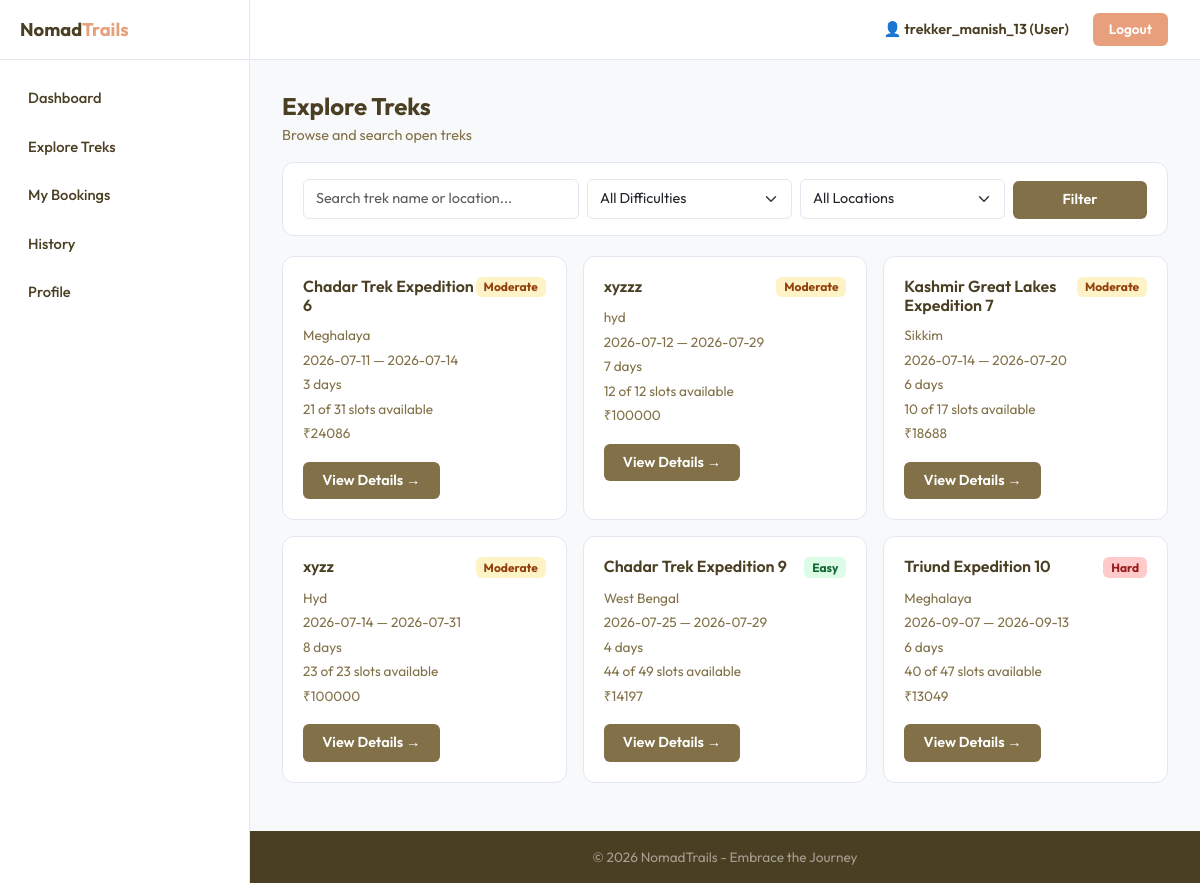
The page /treks (signed in) on the database its author committed.
### models.py (models this page shows, shortened)
class User(UserMixin, db.Model):
    __tablename__ = "users"
    id = db.Column(db.Integer, primary_key=True)
    username = db.Column(db.String(80), unique=True, nullable=False)
    email = db.Column(db.String(120), unique=True, nullable=False)
    password = db.Column(db.String(256), nullable=False)
    full_name = db.Column(db.String(120), nullable=False)
    phone = db.Column(db.String(20), default="")
    role = db.Column(db.String(10), nullable=False, default="user")  # admin, staff, user
    status = db.Column(db.String(15), nullable=False, default="active")  # active, blacklisted
    bio = db.Column(db.Text, default="")
    created_at = db.Column(db.DateTime, default=datetime.utcnow)
    bookings = db.relationship("Booking", backref="user", lazy=True)
    assigned_treks = db.relationship("Trek", backref="staff", lazy=True, foreign_keys="Trek.assigned_staff_id")

class Trek(db.Model):
    __tablename__ = "treks"
    id = db.Column(db.Integer, primary_key=True)
    name = db.Column(db.String(150), nullable=False)
    location = db.Column(db.String(150), nullable=False)
    difficulty = db.Column(db.String(10), nullable=False)  # Easy, Moderate, Hard
    duration_days = db.Column(db.Integer, nullable=False)
    total_slots = db.Column(db.Integer, nullable=False)
    available_slots = db.Column(db.Integer, nullable=False)
    assigned_staff_id = db.Column(db.Integer, db.ForeignKey("users.id"), nullable=True)
    status = db.Column(db.String(15), nullable=False, default="Pending")  # Pending, Approved, Open, Closed, Completed
    start_date = db.Column(db.String(20), nullable=True)
    end_date = db.Column(db.String(20), nullable=True)
    description = db.Column(db.Text, default="")
    price = db.Column(db.Float, default=0)
    altitude = db.Column(db.String(50), default="")
    created_at = db.Column(db.DateTime, default=datetime.utcnow)
    bookings = db.relationship("Booking", backref="trek", lazy=True)

### routes/user.py (the view)
@user_controller.route("/treks")
def user_treks():
    if "user_id" not in session:
        flash("Please log in first.", "warning")
        return redirect(get_url("auth.index"))
    if session.get("role") != "user":
        flash("Access denied.", "danger")
        return redirect(get_url("auth.index"))
    query = db.session.query(Trek).filter(Trek.status.in_(["Open", "Approved"]))
    diff = request.args.get("difficulty", "")
    loc = request.args.get("location", "").strip()
    search = request.args.get("search", "").strip()
    if diff:
        query = query.filter_by(difficulty=diff)
    if loc:
        query = query.filter(Trek.location.ilike(f"%{loc}%"))
    if search:
        query = query.filter(db.or_(Trek.name.ilike(f"%{search}%"), Trek.location.ilike(f"%{search}%")))
    treks = query.order_by(Trek.start_date).all()
    locations = db.session.query(Trek.location).filter(Trek.status.in_(["Open", "Approved"])).distinct().order_by(Trek.location).all()
    return render("user/treks.html", treks=treks, locations=[l[0] for l in locations],
                           filters={"difficulty": diff, "location": loc, "search": search})

### app.py (called while the page is built)
@app.before_request
def before_request():
    g.user = None
    if "user_id" in session:
        g.user = db.session.query(User).get(session["user_id"])

### templates/user/treks.html (shortened to what this page needs)
{% extends "base.html" %}
{% block content %}
<div class="section-title-box">
  <h2>Explore Treks</h2>
  <p>Browse and search open treks</p>
</div>
<div class="search-bar">
  <form method="GET" action="{{ url_for('user.user_treks') }}">
    <div class="row g-2 align-items-end">
      <div class="col-md-4">
        <input type="text" class="form-control" name="search" value="{{ filters.search }}" placeholder="Search trek name or location...">
      </div>
      <div class="col-md-3">
        <select class="form-select" name="difficulty">
          <option value="">All Difficulties</option>
        </select>
      </div>
      <div class="col-md-3">
        <select class="form-select" name="location">
          <option value="">All Locations</option>
        </select>
      </div>
      <div class="col-md-2">
        <button type="submit" class="btn btn-primary-custom w-100">Filter</button>
      </div>
    </div>
  </form>
</div>
<div class="row g-3">
{% for t in treks %}
  <div class="col-md-6 col-lg-4">
    <div class="trek-card">
      <div class="d-flex justify-content-between align-items-start mb-2">
        <h6 class="trek-title mb-0">{{ t.name }}</h6>
        <span class="badge badge-{{ t.difficulty|lower }}">{{ t.difficulty }}</span>
      </div>
      <div class="trek-meta">
        <div>{{ t.location }}</div>
        <div>{{ t.start_date or 'TBD' }} — {{ t.end_date or 'TBD' }}</div>
        <div>{{ t.duration_days }} days</div>
        <div>{{ t.available_slots }} of {{ t.total_slots }} slots available</div>
        {% if t.price %}<div>₹{{ "%.0f"|format(t.price) }}</div>{% endif %}
      </div>
      <div class="mt-3">
        <a href="{{ url_for('user.user_trek_detail', tid=t.id) }}" class="btn btn-sm btn-primary-custom">View Details →</a>
      </div>
    </div>
  </div>
{% else %}
  <div class="col-12 empty-state">
    <h5>No treks found</h5>
    <p>Try adjusting your filters.</p>
  </div>
{% endfor %}
</div>
{% endblock %}

### templates/base.html (shortened to what this page needs)
<!DOCTYPE html>
<html lang="en">
<head>
  <link href="https://cdn.jsdelivr.net/npm/bootstrap@5.3.3/dist/css/bootstrap.min.css" rel="stylesheet">
  <link href="/css/style.css" rel="stylesheet">
</head>
<body>
  {% if session.get('user_id') %}
  <div class="app-layout">
    <nav class="sidebar">
      <div class="sidebar-brand">
        <a href="{{ url_for('auth.index') }}">Nomad<span>Trails</span></a>
      </div>
      <ul class="sidebar-nav">
        {% if session.get('role') == 'admin' %}
        <li><a href="{{ url_for('admin.admin_dashboard') }}">Dashboard</a></li>
        <li><a href="{{ url_for('admin.admin_treks') }}">Treks</a></li>
        <li><a href="{{ url_for('admin.admin_staff') }}">Staff</a></li>
        <li><a href="{{ url_for('admin.admin_users') }}">Users</a></li>
        <li><a href="{{ url_for('admin.admin_bookings') }}">Bookings</a></li>
        {% elif session.get('role') == 'staff' %}
        <li><a href="{{ url_for('staff.staff_dashboard') }}">Dashboard</a></li>
        {% else %}
        <li><a href="{{ url_for('user.user_dashboard') }}">Dashboard</a></li>
        <li><a href="{{ url_for('user.user_treks') }}">Explore Treks</a></li>
        <li><a href="{{ url_for('user.user_bookings') }}">My Bookings</a></li>
        <li><a href="{{ url_for('user.user_history') }}">History</a></li>
        <li><a href="{{ url_for('user.user_profile') }}">Profile</a></li>
        {% endif %}
      </ul>
    </nav>
    <div class="main-content">
      <header class="topbar">
        <span class="topbar-user">&#128100; {{ session.get('username','') }} ({{ session.get('role')|capitalize }})</span>
        <a class="btn-logout-side" href="{{ url_for('auth.logout') }}">Logout</a>
      </header>
  {% endif %}
      <div class="container content-wrapper">
        {% block content %}{% endblock %}
      </div>
      <footer class="footer {% if session.get('user_id') %}mt-auto{% endif %}">
        <div class="container">
          <p class="mb-0">&copy; 2026 NomadTrails - Embrace the Journey</p>
        </div>
      </footer>
  {% if session.get('user_id') %}
    </div>
  </div>
  {% endif %}
</body>
</html>

### rows shown on the page
User: get "trekker_manish_13", get "User"
Trek: name "Chadar Trek Expedition 6", difficulty "Moderate", location "Meghalaya", start_date "2026-07-11", end_date "2026-07-14", duration_days "3", available_slots "21", total_slots "31", price "24086"
Trek: name "xyzzz", difficulty "Moderate", location "hyd", start_date "2026-07-12", end_date "2026-07-29", duration_days "7", available_slots "12", total_slots "12", price "100000"
Trek: name "Kashmir Great Lakes Expedition 7", difficulty "Moderate", location "Sikkim", start_date "2026-07-14", end_date "2026-07-20", duration_days "6", available_slots "10", total_slots "17", price "18688"
Trek: name "xyzz", difficulty "Moderate", location "Hyd", start_date "2026-07-14", end_date "2026-07-31", duration_days "8", available_slots "23", total_slots "23", price "100000"
Trek: name "Chadar Trek Expedition 9", difficulty "Easy", location "West Bengal", start_date "2026-07-25", end_date "2026-07-29", duration_days "4", available_slots "44", total_slots "49", price "14197"
Trek: name "Triund Expedition 10", difficulty "Hard", location "Meghalaya", start_date "2026-09-07", end_date "2026-09-13", duration_days "6", available_slots "40", total_slots "47", price "13049"
